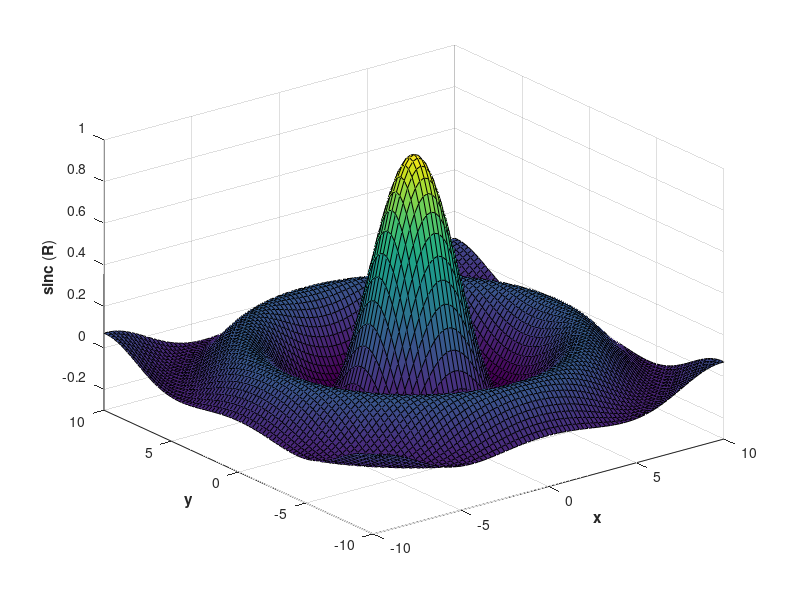

Here is the MATLAB script that generated this plot:
[X,Y] = meshgrid(-10:0.25:10,-10:0.25:10);
f = sinc(sqrt((X/pi).^2+(Y/pi).^2));
surf(X,Y,f);
axis([-10 10 -10 10 -0.3 1])
xlabel('{\bfx}')
ylabel('{\bfy}')
zlabel('{\bfsinc} ({\bfR})')
